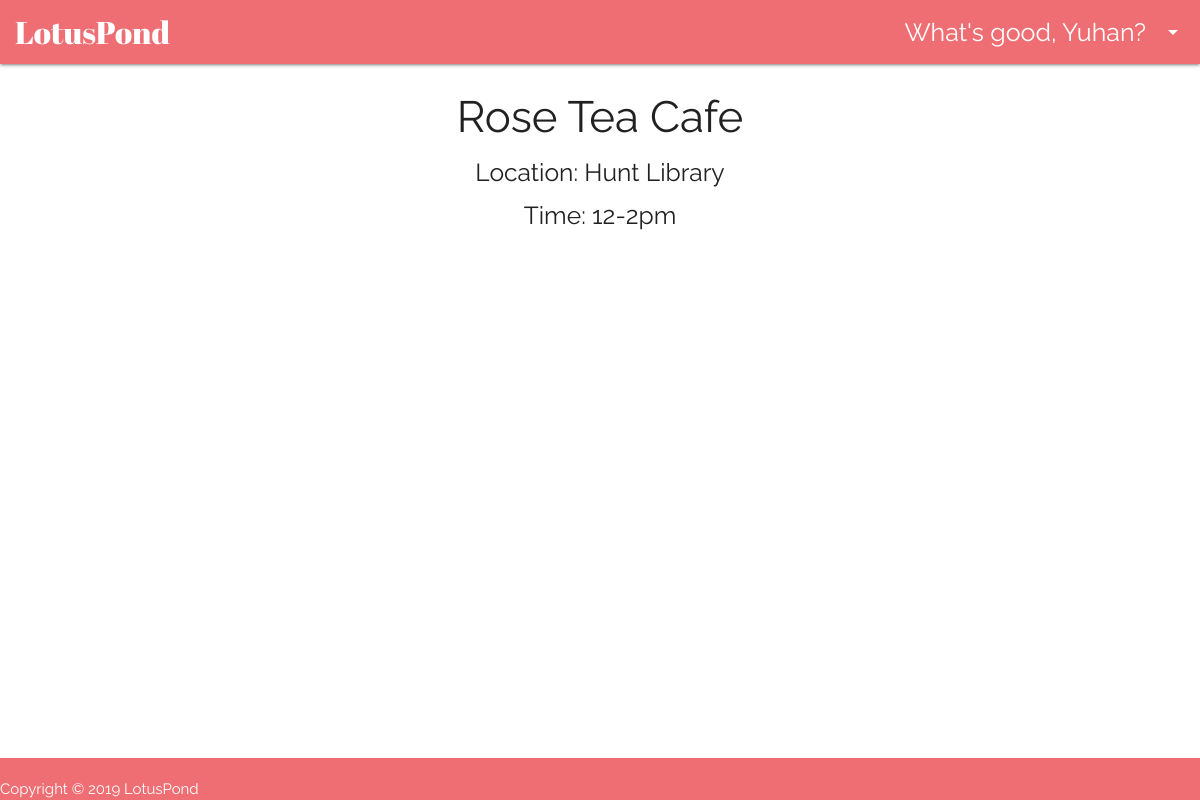
Page /takeout/menu_detail/6 (signed in) on the committed database.
### takeout/models.py (models this page shows, shortened)
class VendorProfile(models.Model):
    vendor = models.OneToOneField(User, default=None, on_delete=models.PROTECT,
                                  related_name='vendor_profile')
    phone = models.CharField(max_length=12)
    company_name = models.CharField(max_length=20)
    license = models.CharField(max_length=100)
    time_slot = models.CharField(max_length=200)
    parking_location = models.CharField(max_length=200)
    car = models.CharField(max_length=200)
    profile_pic = models.FileField(blank=True)
    content_type = models.CharField(max_length=50, default='image/jpg')
    payment_key = models.CharField(max_length=50)

### takeout/views.py (the view)
# urls.py: path('menu_detail/<int:vendor_id>', views.menu_detail,
@login_required
def menu_detail(request, vendor_id):
    if not customer_has_permission(request.user):
        raise PermissionDenied("You are not a customer!")
    context = {}
    vendor_profile = VendorProfile.objects.get(vendor_id=vendor_id)
    context['vendor'] = vendor_profile
    context['meals'] = VendorMeal.objects.all().filter(
        vendor=vendor_profile, date=timezone.now())
    return render(request, 'takeout/menu_detail.html', context)

### takeout/views.py (called while the page is built)
def customer_has_permission(user):
    try:
        customer = CustomerProfile.objects.get(customer=user)
        return True
    except CustomerProfile.DoesNotExist:
        return False

### takeout/templates/takeout/menu_detail.html (shortened to what this page needs)
{% extends "takeout/customer_base.html" %}
{% block content %}
  <div class="container center-align">
    <div class="col">
      <h3>{{ vendor.company_name }}</h3>
    </div>
    <div class="col">
      <h5>Location: {{ vendor.parking_location }}</h5>
      <h5>Time: {{ vendor.time_slot }}</h5>
    </div>
  </div>
{% endblock %}

### takeout/templates/takeout/customer_base.html (shortened to what this page needs)
<!DOCTYPE html>
<html>
  <head>
    <link rel="stylesheet" href="https://cdnjs.cloudflare.com/ajax/libs/materialize/1.0.0/css/materialize.css">
    {% load staticfiles %}
    <link href="{% static 'takeout/css/footer.css' %}" rel="stylesheet" type="text/css">
    <link href="{% static 'takeout/css/base.css' %}" rel="stylesheet" type="text/css">
  </head>
  	<body>
		<header>
			<nav>
				<div class="nav-wrapper">
					<a href="" class="brand-logo">LotusPond</a>
					<ul class="right hide-on-med-and-down">
						<li>
							<a class="dropdown-trigger" href="" data-target="dropdown1">
								What's good, {{user.first_name}}? <i class="material-icons right">arrow_drop_down</i>
							</a>
						</li>
					</ul>
				</div>
			</nav>
		</header>
		<main>
	      {% block content %}
	      {% endblock %}
    	</main>
		<footer class="page-footer" style="position:relative;bottom:0;left:0;width:100%;">
			<h7>Copyright &copy; 2019 LotusPond</h7>
		</footer>
  </body>
</html>

### takeout/static/takeout/css/footer.css (style rules this page uses)
body { display: flex; min-height: 100vh; flex-direction: column; }
main { flex: 1 0 auto; }

### takeout/static/takeout/css/base.css (style rules this page uses)
.brand-logo { margin-left: 15px; font-family: 'Abril Fatface', cursive; }
.dropdown-trigger { font-size: 25px; text-align: center; }
body { font-family: 'Raleway', sans-serif; }

### rows in the picture
VendorProfile: company_name "Rose Tea Cafe", parking_location "Hunt Library", time_slot "12-2pm"

### other values in the picture
{{ user.first_name }} "Yuhan"
